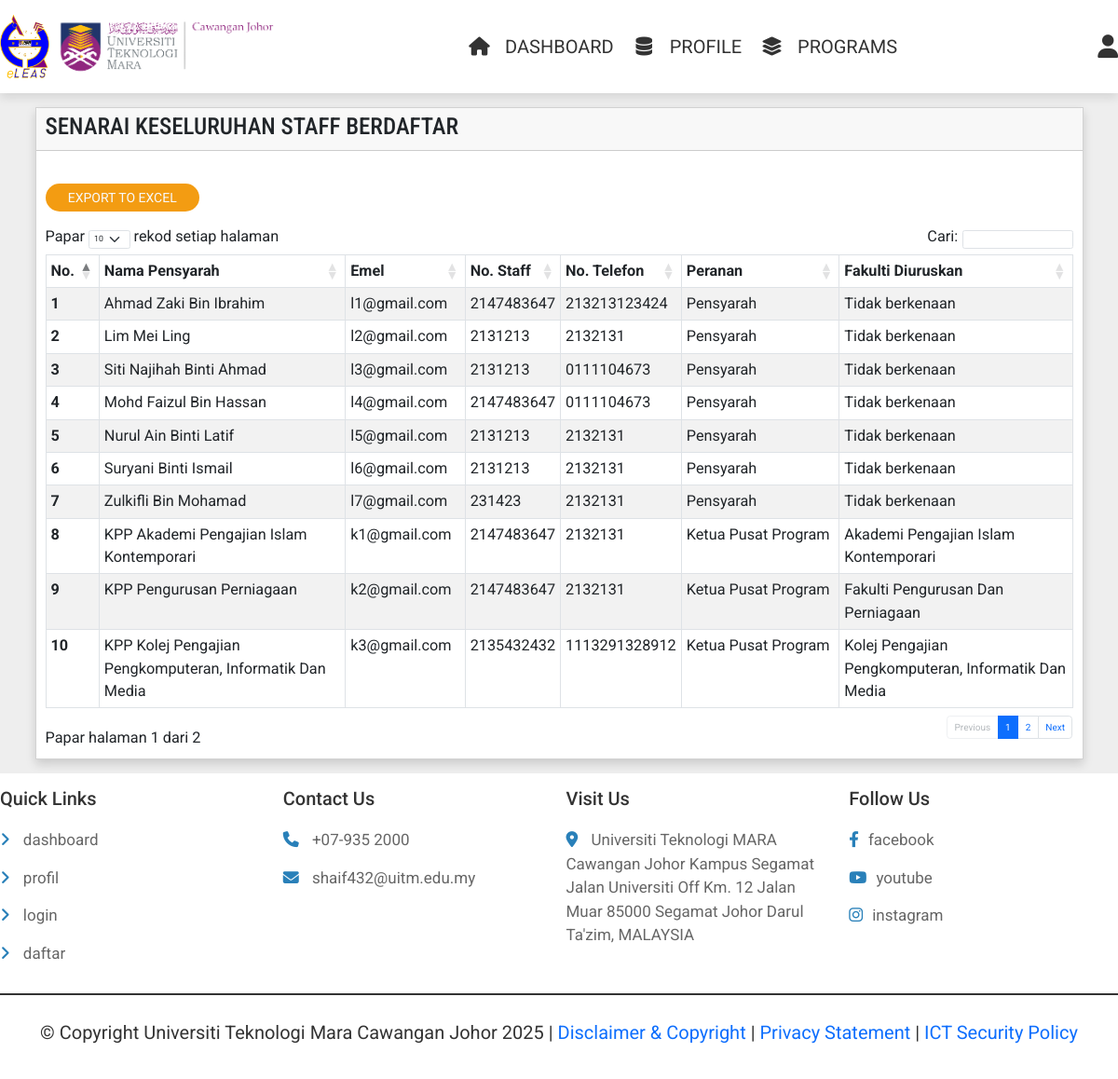
The page /admin_user.php?user_type=2 (signed in) on the database as committed earlier.
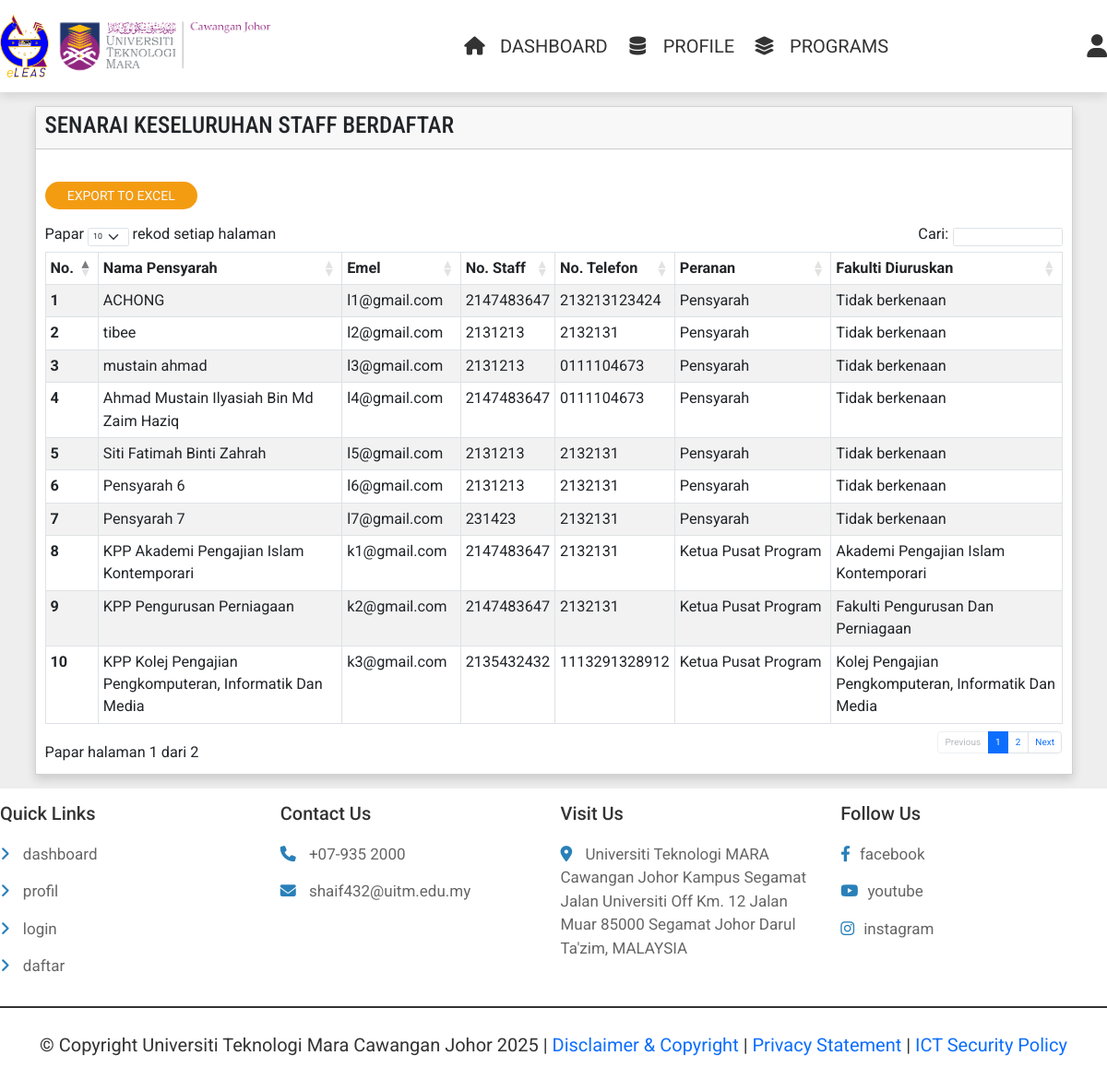
The same page on the database as committed later.
### tables this page shows
CREATE TABLE `lecturers` (
  `lecturer_id` int(100) NOT NULL,
  `lecturer_name` varchar(70) NOT NULL,
  `staff_no` int(100) NOT NULL,
  `email` varchar(70) NOT NULL,
  `password` varchar(70) NOT NULL,
  `work_phone_no` varchar(70) NOT NULL
);

CREATE TABLE `kpps` (
  `kpp_id` int(100) NOT NULL,
  `name` varchar(70) NOT NULL,
  `staff_no` int(70) NOT NULL,
  `email` varchar(70) NOT NULL,
  `password` varchar(70) NOT NULL,
  `work_phone_no` varchar(70) NOT NULL,
  `faculty_id` int(11) NOT NULL
);

CREATE TABLE `faculty` (
  `faculty_id` int(100) NOT NULL,
  `kpp_id` int(100) NOT NULL,
  `name` varchar(70) NOT NULL,
  `faculty_code` varchar(20) NOT NULL
);

### admin_user.php (the view, shortened to what the rows shown need)
<?php
include 'components/connect.php';
?>
<!DOCTYPE html>
<html lang="en">
<head>
    <link rel="stylesheet" href="https://cdnjs.cloudflare.com/ajax/libs/font-awesome/6.1.1/css/all.min.css"
 />
    <link rel="stylesheet" href="https://cdn.jsdelivr.net/npm/bootstrap@5.1.3/dist/css/bootstrap.min.css"
>
    <link rel="stylesheet" href="https://cdnjs.cloudflare.com/ajax/libs/font-awesome/6.1.1/css/all.min.css">
    <link href="https://cdn.jsdelivr.net/npm/bootstrap@5.3.0-alpha3/dist/css/bootstrap.min.css" rel="stylesheet"
>
    <link rel="stylesheet" href="css/style.css">
    <link rel="stylesheet" href="css/dataTables.bootstrap.min.css" />
</head>
<body>
    <br>
    <?php
    if (!isset($_SESSION['admin_id'])) {
        header('location:admin_login.php');
    } else {
        ?>
        <?php if ($_GET['user_type'] == 1) {
            echo ' <div class="container " styles="border-radius: 15px;">
<div class="row">
    <div class="col-lg-12">
        <div class="card card-default rounded-0 shadow">
            <div class="card-header">
                <div class="row">
                    <div class="col-lg-8 col-md-8 col-sm-8">
                        <h1 class="card-title"
                            style="display: flex;  display: flex; align-items: center; font-family: Roboto Condensed, sans-serif; ">
                            SENARAI KESELURUHAN STAFF BERDAFTAR
                        </h1>
                    </div>
                    <div class="col-lg-4 col-md-4 col-sm-4 col-xs-6 text-end justify-content-end ">
                        <div style="display: flex; justify-content: flex-start; flex-wrap: wrap;">
                        </div>
                    </div>
                </div>
                <div style="clear:both"></div>
            </div>
            <div class="card-body">
            <br>
            <a id="export-btn" class=" option-btn text-light btn me-1 underline"
                                       style=" text-transform: uppercase; border-radius: 15px;font-size: 14px; padding: 5px 10px; display: flex; align-items: center; justify-content: center; height: 30px; width: 15%;">
                                       EXPORT TO EXCEL
                                    </a>
                                    <br>
                <div class="row">
                    <div class="col-sm-12 table-responsive" style="font-size:162.5%;">
                        <table id="myTable" class="table table-bordered table-striped">
                            <thead>
                                <tr>
                                    <th>No.</th>
                                    <th>Nama Pelajar</th>
                                    <th>kod Program</th>
                                    <th>Fakulti</th>
                                    <th>Semester</th>
                                    <th>Emel</th>
                                    <th>No. Pelajar</th>
                                    <th>No. Telefon</th>
                                    <th>No. Telefon Rumah</th>
                                </tr>
                            </thead>
                            <tbody>'; ?>
            <?php
            $no = 1;
                    $result = $conn->prepare("SELECT * FROM `students` ");
                    $result->execute();
                    if ($result->rowCount() > 0) {
                        while ($row = $result->fetch(PDO::FETCH_ASSOC)) {
                            $name = $row['name'];
                            $email = $row['email'];
                            $student_no = $row['student_no'];
                            $program_id = $row['program_id'];
                            $faculty_id = $row['faculty_id'];
                            $semester = $row['semester'];
                            $phone_no = $row['phone_no'];
                            $home_phone_no = $row['home_phone_no'];
                            $student_id = $row['student_id'];
                            $resultz = $conn->prepare("SELECT * FROM `programs` WHERE program_id =? ");
                            $resultz->execute([$program_id]);
                            if ($resultz->rowCount() > 0) {
                                while ($rowz = $resultz->fetch(PDO::FETCH_ASSOC)) {
                                    $program_code = $rowz['program_code'];}}
                                    $resultz = $conn->prepare("SELECT * FROM `faculty` WHERE faculty_id =? ");
                                    $resultz->execute([$faculty_id]);
                                    if ($resultz->rowCount() > 0) {
                                        while ($rowz = $resultz->fetch(PDO::FETCH_ASSOC)) {
                                            $faculty = $rowz['name'];}}
                            echo '<tr>
                                                <th>' . $no . '</th>
                                                <td>' . $name . '</td>
                                                <td>' . $program_code . '</td>
                                        <td>' . $faculty . '</td>
                                                <td>' . $semester . '</td>
                                                <td>' . $email . '</td>
                                                <td>' . $student_no . '</td>
                                                <td>' . $phone_no . '</td>
                                                <td>' . $home_phone_no . '</td>
                                </tr>';
                            $no++;
                        }
                    }
            ?>
            <?php echo
                '</tbody>
                        </table>
                    </div>
                </div>
            </div>
        </div>
    </div>
</div>
</div>';
        }  else if ($_GET['user_type'] == 2) {
            echo ' <div class="container " styles="border-radius: 15px;">
    <div class="row">
        <div class="col-lg-12">
            <div class="card card-default rounded-0 shadow">
                <div class="card-header">
                    <div class="row">
                        <div class="col-lg-8 col-md-8 col-sm-8">
                            <h1 class="card-title"
                                style="display: flex;  display: flex; align-items: center; font-family: Roboto Condensed, sans-serif; ">
                                SENARAI KESELURUHAN STAFF BERDAFTAR
                            </h1>
                        </div>
                    </div>
                </div>
                <div class="card-body">
                <br>
                                        <br>
                    <div class="row">
                        <div class="col-sm-12 table-responsive" style="font-size:162.5%;">
                            <table id="myTable" class="table table-bordered table-striped">
                                <thead>
                                    <tr>
                                        <th>No.</th>
                                        <th>Nama Pensyarah</th>
                                        <th>Emel</th>
                                        <th>No. Staff</th>
                                        <th>No. Telefon</th>
                                        <th>Peranan</th>
                                        <th>Fakulti Diuruskan</th>
                                    </tr>
                                </thead>
                                <tbody>'; ?>
                <?php
                $no = 1;
                $result = $conn->prepare("SELECT * FROM `lecturers`");
                $result->execute();
                if ($result->rowCount() > 0) {
                    while ($row = $result->fetch(PDO::FETCH_ASSOC)) {
                        $lecturer_name = $row['lecturer_name'];
                        $lecturer_email = $row['email'];
                        $lecturer_no = $row['staff_no'];
                        $lecturer_work_phone_no = $row['work_phone_no'];
                        echo '<tr>
                                                    <th>' . $no . '</th>
                                                    <td>' . $lecturer_name . '</td>
                                                    <td>' . $lecturer_email . '</td>
                                            <td>' . $lecturer_no . '</td>
                                                    <td>' . $lecturer_work_phone_no . '</td>
                                                    <td>' . "Pensyarah" . '</td>
                                                    <td>' . "Tidak berkenaan" . '</td>
                                    </tr>';
                        $no++;
                    }
                }
                $result = $conn->prepare("SELECT * FROM `kpps`");
                $result->execute();
                if ($result->rowCount() > 0) {
                    while ($row = $result->fetch(PDO::FETCH_ASSOC)) {
                        $kpp_name = $row['name'];
                        $kpp_email = $row['email'];
                        $kpp_no = $row['staff_no'];
                        $faculty_id = $row['faculty_id'];
                        $kpp_work_phone_no = $row['work_phone_no'];
                        $results = $conn->prepare("SELECT * FROM `faculty` WHERE faculty_id=?");
                        $results->execute([$faculty_id]);
                        if ($results->rowCount() > 0) {
                            while ($rows = $results->fetch(PDO::FETCH_ASSOC)) {
                                $faculty = $rows['name'];}}
                        echo '<tr>
                                                    <th>' . $no . '</th>
                                                    <td>' . $kpp_name . '</td>
                                                    <td>' . $kpp_email . '</td>
                                            <td>' . $kpp_no . '</td>
                                                    <td>' . $kpp_work_phone_no . '</td>
                                                    <td>' . "Ketua Pusat Program" . '</td>
                                                    <td>' . $faculty . '</td>
                                    </tr>';
                        $no++;
                    }
                }
                ?>
            <?php echo
                '</tbody>
                            </table>
                        </div>
                    </div>
                </div>
            </div>
        </div>
    </div>
    </div>';
        }
        ?>
        <?php
    }
    ?>
    <br>
</body>
</html>

Rows that differ between the two databases and show on the page:
changed lecturers "l1@gmail.com": lecturer_name "Ahmad Zaki Bin Ibrahim" → "ACHONG"
changed lecturers "l2@gmail.com": lecturer_name "Lim Mei Ling" → "tibee"
changed lecturers "l3@gmail.com": lecturer_name "Siti Najihah Binti Ahmad" → "mustain ahmad"
changed lecturers "l4@gmail.com": lecturer_name "Mohd Faizul Bin Hassan" → "Ahmad Mustain Ilyasiah Bin Md Zaim Haziq"
changed lecturers "l5@gmail.com": lecturer_name "Nurul Ain Binti Latif" → "Siti Fatimah Binti Zahrah"
changed lecturers "l6@gmail.com": lecturer_name "Suryani Binti Ismail" → "Pensyarah 6"
changed lecturers "l7@gmail.com": lecturer_name "Zulkifli Bin Mohamad" → "Pensyarah 7"
